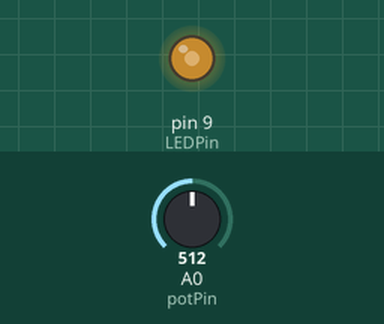
Recording of a sketch running on a simulated Arduino Uno, built with avr-gcc and run on an emulated ATmega328P. On the bench: output pins drawn as LEDs (lit = HIGH). The test bench sets the inputs (shaded band); at power-on: A0 (potPin) = 512.

Above: at 1.2 s.
1.3 s: A0 (potPin) set to 716
At 2.5 s:
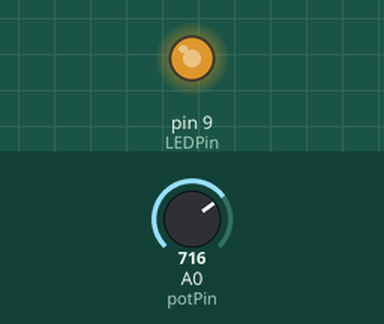
2.8 s: A0 (potPin) set to 900
At 3.7 s:
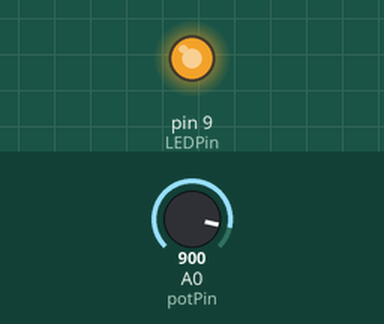
4.3 s: A0 (potPin) set to 122
At 4.7 s:
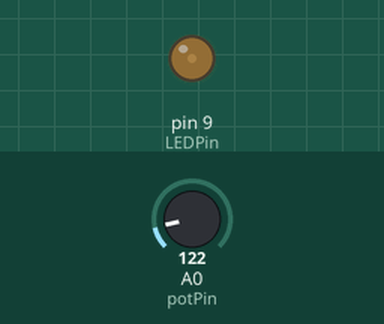
5.8 s: A0 (potPin) set to 0
At 6.1 s:
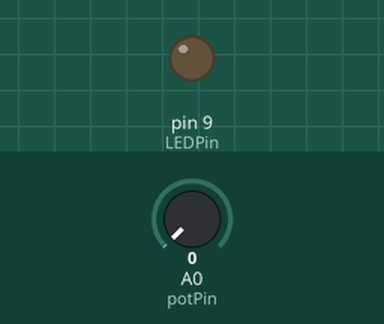
Timing chart, 0 to 8.3 s (numbered marks = the images above; inputs shaded):
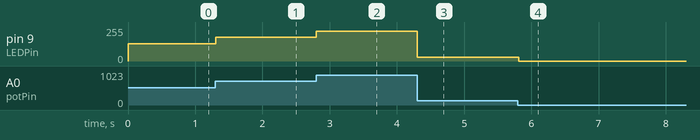

The sketch:

LED_Light_Dimmer.ino
```cpp
int potPin = A0; // Analog input pin connected to the potentiometer int potValue = 0; // Value that will be read from the potentiometer int led = 9; // Pin 9 (connected to the LED) is capable of PWM
int LEDPin = 9;
// Runs once at beginning of the program


void setup() {
  pinMode(LEDPin, OUTPUT); // Set pin 9 to output
}


// Loops continuously
void loop() {
  int potValue = analogRead(potPin); // Read potentiometer value
                                 // from A0 pin
  analogWrite(LEDPin, potValue/4);  // Send potentiometer value to LED
                                 // to control brightness with PWM
  delay(10);                     // Wait for 10 ms
  }
```

Measured:
- after the input at 1.3 s, pin 9 (LEDPin): 128/255 → 179/255 at once
- after the input at 2.8 s, pin 9 (LEDPin): 179/255 → 225/255 at once
- after the input at 4.3 s, pin 9 (LEDPin): 225/255 → 30/255 at once
- after the input at 5.8 s, pin 9 (LEDPin): 30/255 → 0/255 at once
